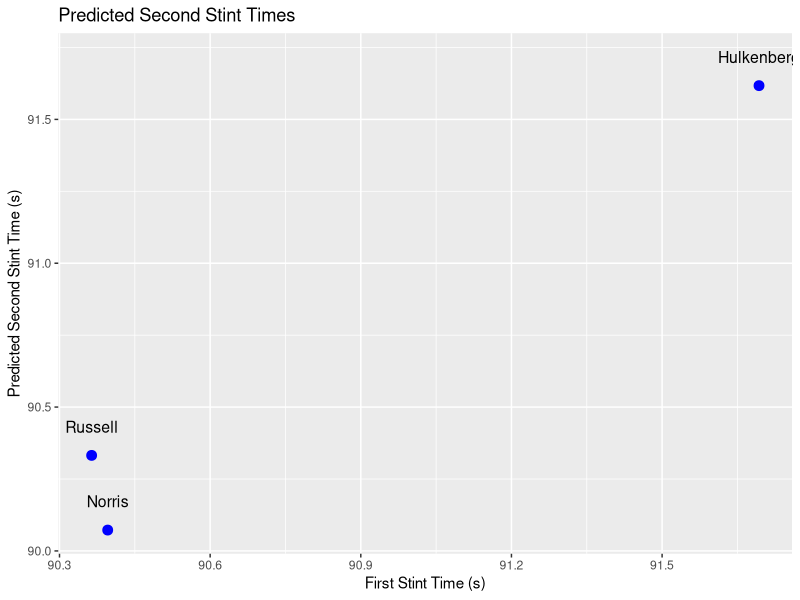

This figure's R source:
# F1 Qualifying Predictor in R
# Author: Cesare Pesci
# This script predicts second stint lap times based on driver, session, circuit, weather, and tyre condition

library(dplyr)
library(ggplot2)

# Simulate base data
set.seed(123)
n <- 300

drivers <- c("Piastri", "Norris", "Hamilton", "Leclerc", "Russell", "Antonelli", "Verstappen", "Lindblad", "Alonso", "Stroll", "Gasly", "Colapinto", "Albon", "Sainz", "Ocon", "Bearman", "Hulkenberg", "Bortoleto", "Bottas", "Lawson", "Hadjar", "Perez")
sessions <- c("Q1", "Q2", "Q3")
circuits <- c("Australia", "China", "Monaco", "Bahrain", "Jeddah", "Miami", "Imola", "Barcelona", "Silverstone", "Monza", "Madrid", "Canada", "Austria", "Japan", "Singapore", "Spa", "Hungary", "Netherlands", "Baku", "Austin", "Mexico", "Brazil", "Las Vegas", "Qatar", "Abu Dhabi", "Turkey")
conditions <- c("Dry", "Wet")
tyres <- c("New", "Used")
tyre_compounds <- c("Hard", "Medium", "Soft", "Inter", "Wet")


qual_data <- data.frame(
  driver = sample(drivers, n, replace = TRUE),
  session = sample(sessions, n, replace = TRUE),
  circuit = sample(circuits, n, replace = TRUE),
  condition = sample(conditions, n, replace = TRUE),
  tyre_compound = sample(tyre_compounds, n, replace = TRUE),
  first_tyre_used = sample(tyres, n, replace = TRUE),
  first_stint_time = rnorm(n, mean = 91.318, sd = 1)
)

# Apply scenario logic + tyre effect
qual_data <- qual_data %>%
  mutate(
    session_effect = case_when(
      # Dry condition + dry tyres
      condition == "Dry" & session == "Q1" & tyre_compound == "Hard" ~ 0.2,
      condition == "Dry" & session == "Q1" & tyre_compound == "Medium" ~ 0.35,
      condition == "Dry" & session == "Q1" & tyre_compound == "Soft" ~ 0.4,
      
      condition == "Dry" & session == "Q2" & tyre_compound == "Hard" ~ 0.15,
      condition == "Dry" & session == "Q2" & tyre_compound == "Medium" ~ 0.2,
      condition == "Dry" & session == "Q2" & tyre_compound == "Soft" ~ 0.3,
      
      condition == "Dry" & session == "Q3" & tyre_compound == "Hard" ~ 0.05,
      condition == "Dry" & session == "Q3" & tyre_compound == "Medium" ~ 0.1,
      condition == "Dry" & session == "Q3" & tyre_compound == "Soft" ~ 0.15,
      
      # Wet condition + wet tyres
      condition == "Wet" & tyre_compound == "Inter" ~ 0.25,
      condition == "Wet" & tyre_compound == "Wet" ~ 0.15,
      
      # Special case for Monaco
      circuit == "Monaco" ~ 0.6,
      
      # Fallback
      TRUE ~ 0.2
    ),
    sd_value = case_when(
      condition == "Wet" ~ 0.3,
      circuit == "Monaco" ~ 0.2,
      session == "Q1" & condition == "Dry" ~ 0.15,
      TRUE ~ 0.1
    ),
    # Boost improvement if first stint was on used tyres (and now on new tyres)
    session_effect = session_effect + ifelse(first_tyre_used == "Used", 0.15, 0),
    
    # Simulate second stint
    second_stint_time = first_stint_time - rnorm(n, mean = session_effect, sd = sd_value)
  )
qual_data <- qual_data %>%
  mutate(
    driver = factor(driver),
    session = factor(session),
    circuit = factor(circuit),
    condition = factor(condition),
    tyre_compound = factor(tyre_compound),
    first_tyre_used = factor(first_tyre_used)
  )

# Fit model with tyre factor
model <- lm(second_stint_time ~ first_stint_time + session + driver + circuit + condition + first_tyre_used, data = qual_data)

summary(model)


# Ensure factor levels match those in training data
new_data <- data.frame(
  driver = factor(c("Tsunoda", "Norris", "Russell", "Hulkenberg"), levels = levels(qual_data$driver)),
  session = factor(c("Q3", "Q3", "Q3", "Q3"), levels = levels(qual_data$session)),
  circuit = factor(c("Bahrain", "Bahrain", "Bahrain", "Bahrain"), levels = levels(qual_data$circuit)),
  condition = factor(c("Dry", "Dry", "Dry", "Dry"), levels = levels(qual_data$condition)),
  first_tyre_used = factor(c("Used", "Used", "New", "New"), levels = levels(qual_data$first_tyre_used)),
  tyre_compound = factor(c("Soft", "Soft", "Soft", "Soft"), levels = levels(qual_data$tyre_compound)),
  first_stint_time = c(91.637, 90.396, 90.364, 91.693)
)

# Now predict
new_data$predicted_second_stint <- predict(model, newdata = new_data)

# Print results
print(new_data)


qual_data$predicted <- predict(model, newdata = qual_data)

ggplot(new_data, aes(x = first_stint_time, y = predicted_second_stint, label = driver)) +
  geom_point(color = "blue", size = 3) +
  geom_text(nudge_y = 0.1, size = 4) +
  labs(
    title = "Predicted Second Stint Times",
    x = "First Stint Time (s)",
    y = "Predicted Second Stint Time (s)"
  ) 
